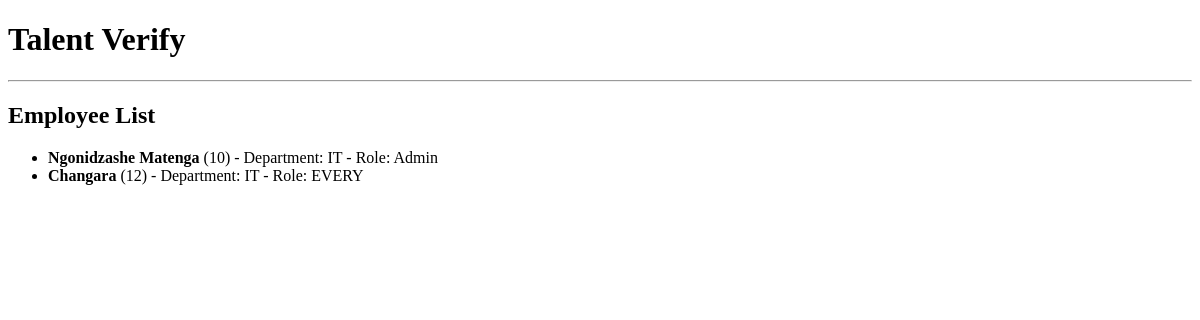
The page /employee/list/ on the database as committed earlier.
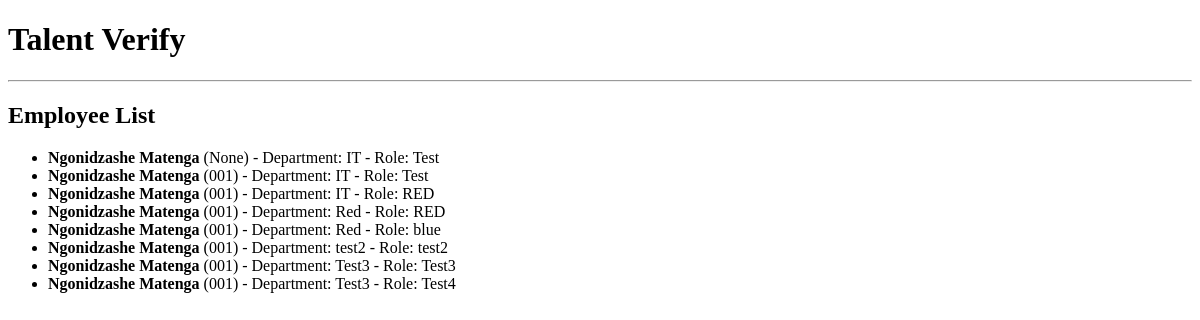
The same page on the database as committed later.
### employees/models.py (models this page shows, shortened)
class Employee(models.Model):
    company = models.ForeignKey(Company, on_delete=models.CASCADE, null=True, blank=True)  # Make sure the foreign key is correctly defined.
    name = models.CharField(max_length=100)
    employee_id = models.CharField(max_length=20, blank=True, null=True)
    department = models.CharField(max_length=50)
    role = models.CharField(max_length=50)
    date_started = models.DateField()
    date_left = models.DateField(blank=True, null=True)
    duties = models.TextField(blank=True)

### employees/views.py (the view)
# urls.py: path('employee/list/', views.employee_list, name='employee_list'),  # URL pattern for employee list view
def employee_list(request):
    employees = Employee.objects.all()
    query_name = request.GET.get('name')
    query_employer = request.GET.get('employer')
    query_position = request.GET.get('position')
    query_department = request.GET.get('department')
    query_year_started = request.GET.get('year_started')
    query_year_left = request.GET.get('year_left')
    if query_name:
        employees = employees.filter(name__icontains=query_name)
    if query_employer:
        employees = employees.filter(employer__icontains=query_employer)
    if query_position:
        employees = employees.filter(position__icontains=query_position)
    if query_department:
        employees = employees.filter(department__icontains=query_department)
    if query_year_started:
        employees = employees.filter(year_started=query_year_started)
    if query_year_left:
        employees = employees.filter(year_left=query_year_left)
    return render(request, 'employees/employee_list.html', {'employees': employees})

### employees/templates/employees/employee_list.html
{% extends 'base.html' %}
{% load static %}
{% block content %}
  <h2>Employee List</h2>
  <ul>
    {% for employee in employees %}
      <li>
        <strong>{{ employee.name }}</strong> ({{ employee.employee_id }})
        - Department: {{ employee.department }}
        - Role: {{ employee.role }}
      </li>
    {% endfor %}
  </ul>
{% endblock %}

### employees/templates/base.html (shortened to what this page needs)
<!DOCTYPE html>
<html>
<head>
</head>
<body>
    <div>
        <h1>Talent Verify</h1>
        <hr>
        <div>
            {% block content %}
            {% endblock %}
        </div>
    </div>
</body>
</html>

Rows that differ between the two databases and show on the page:
changed Employee: employee_id "10" → "None"; role "Admin" → "Test"
changed Employee (number 2 of 8 on the later page): name "Changara" → "Ngonidzashe Matenga"; employee_id "12" → "001"; role "EVERY" → "Test"
added Employee: name "Ngonidzashe Matenga", employee_id "001", department "IT", role "RED"
added Employee: name "Ngonidzashe Matenga", employee_id "001", department "Red", role "RED"
added Employee: name "Ngonidzashe Matenga", employee_id "001", department "Red", role "blue"
added Employee: name "Ngonidzashe Matenga", employee_id "001", department "test2", role "test2"
added Employee: name "Ngonidzashe Matenga", employee_id "001", department "Test3", role "Test3"
added Employee: name "Ngonidzashe Matenga", employee_id "001", department "Test3", role "Test4"
